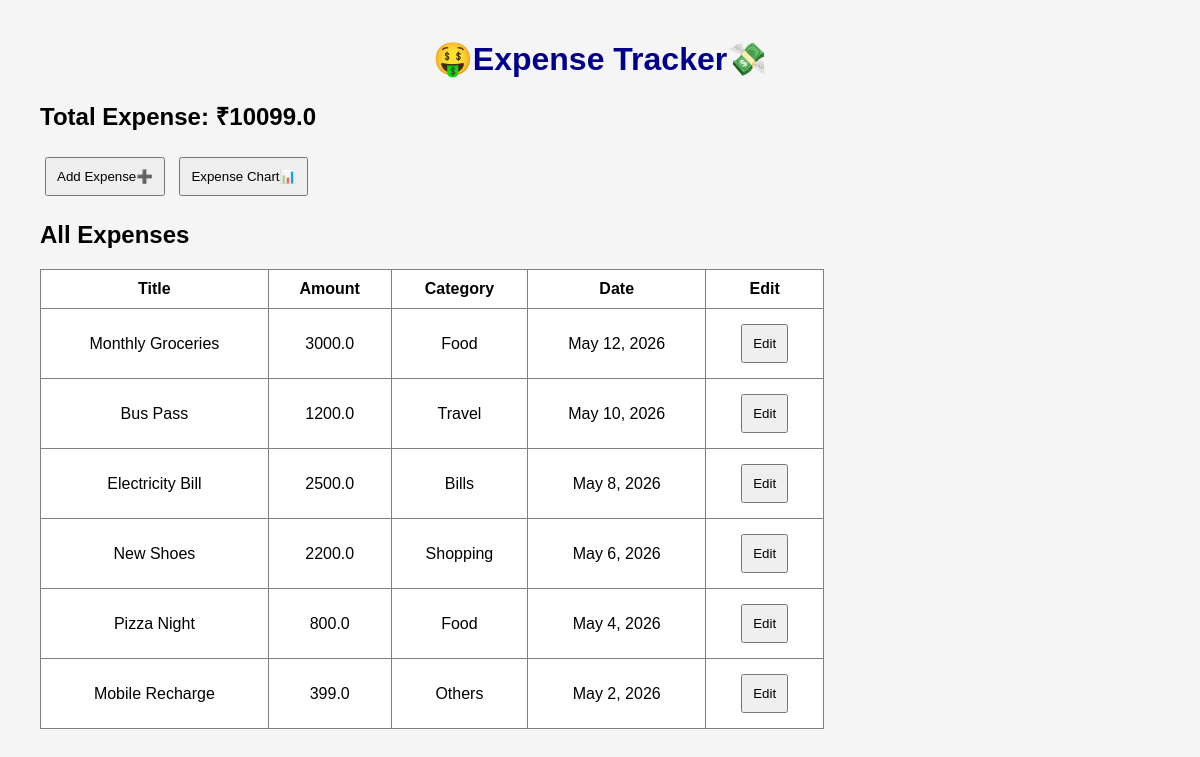
The page / on the database its author committed.
### expenses/models.py (models this page shows, shortened)
class Expense(models.Model):
    title = models.CharField(max_length=50)
    amount = models.FloatField()
    category = models.CharField(max_length=20, choices=CATEGORY_CHOICES)
    date = models.DateField()
    notes = models.TextField(blank=True)

### expenses/views.py (the view)
# urls.py: 2. Add a URL to urlpatterns:  path('', views.home, name='home')
def home(request):
    expenses = Expense.objects.all()
    total = sum(expense.amount for expense in expenses)
    return render(request, 'home.html', {
        'expenses': expenses,
        'total': total
    })

### expenses/templates/home.html (shortened to what this page needs)
{% load static %}
<!DOCTYPE html>
<html lang="en">
<head>
</head>
<body>
    <center><h1>🤑Expense Tracker💸</h1></center>
    <h2>Total Expense: ₹{{ total }}</h2>
    <a href="/add/">
        <button>Add Expense➕</button>
    </a>
    <a href="/chart/">
        <button>Expense Chart📊</button>
    </a>
    <h2>All Expenses</h2>
    <table>
        <tr>
            <th>Title</th>
            <th>Amount</th>
            <th>Category</th>
            <th>Date</th>
            <th>Edit</th>
        </tr>
        {% for expense in expenses %}
        <tr>
            <td>{{ expense.title }}</td>
            <td>{{ expense.amount }}</td>
            <td>{{ expense.category }}</td>
            <td>{{ expense.date }}</td>
            <td>
                    <a href="/edit/{{ expense.id }}/">
                        <button>Edit</button>
                </a>
            </td>
        </tr>
        {% endfor %}
    </table>
</body>
</html>

### expenses/templates/home.html (style rules this page uses)
body { font-family: Arial; margin: 40px; background-color: #f5f5f5; }
h1 { color: darkblue; }
button { padding: 10px; margin: 5px; cursor: pointer; }
table { border-collapse: collapse; width: 70%; background: white; }
a { text-decoration: none; }
th, td { border: 1px solid gray; padding: 10px; text-align: center; }

### rows shown on the page
Expense: title "Monthly Groceries", amount "3000.0", category "Food", date "May 12, 2026"
Expense: title "Bus Pass", amount "1200.0", category "Travel", date "May 10, 2026"
Expense: title "Electricity Bill", amount "2500.0", category "Bills", date "May 8, 2026"
Expense: title "New Shoes", amount "2200.0", category "Shopping", date "May 6, 2026"
Expense: title "Pizza Night", amount "800.0", category "Food", date "May 4, 2026"
Expense: title "Mobile Recharge", amount "399.0", category "Others", date "May 2, 2026"

### other values the page prints
{{ total }} "10099.0"
